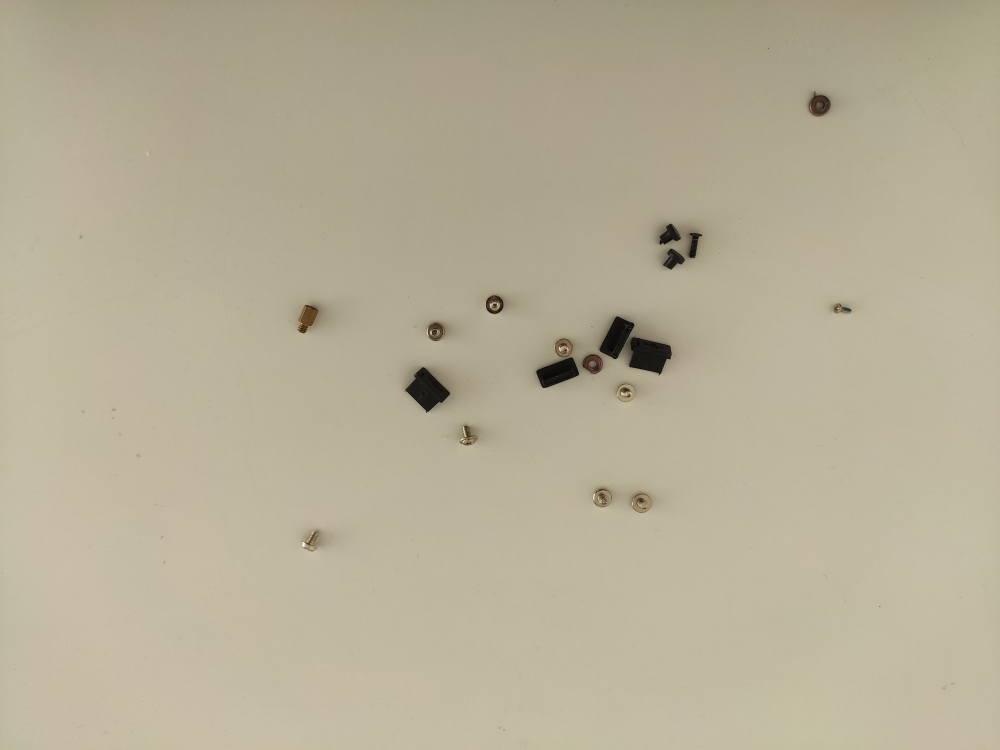
#> input picture imgs/img1.jpg, 4000 x 3000 px, found by its file name (shown at 1/4 size); its folder holds 5 pictures in this run
$ python hist.py
#> lines starting #> are read from the running program, lines starting #| are printed output that depends on the picture
#!/usr/bin/python3

import cv2 as cv
import numpy as np
from matplotlib import pyplot as plt
import os

def main():
    imgs_list = os.listdir("imgs")

    # for (i, img_file) in enumerate(imgs_list):
    # img = cv.imread(f"imgs/{img_file}")
    img = cv.imread(f"imgs/easy_samples/img1.jpg")
#> img is the input picture: shape (3000, 4000, 3); mean B, G, R 150.7, 175, 182.9
    # [7 lines of commented-out code are left out]

    show_histogram(img, fig=0)

def show_histogram(img, color="bgr", fig=None):
#> called with color = 'bgr', fig = 0
    img_rgb, img_hsv = convert_color(img, color)
#> in convert_color, `img_hsv = cv.cvtColor(img, cv.COLOR_BGR2HSV)`: img_hsv: shape (3000, 4000, 3); mean H, S, V 22.6, 45.3, 182.9
    h, s, v = cv.split(img_hsv)
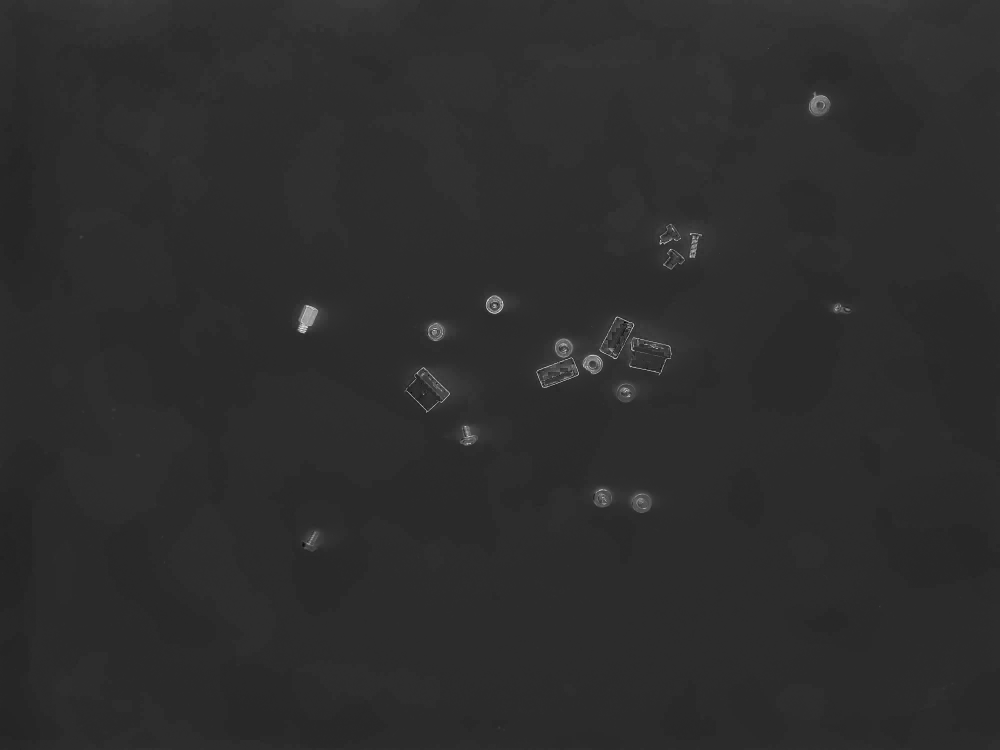
#> s: shape (3000, 4000) (shown at 1/4 size); min 0, max 255, mean 45.3
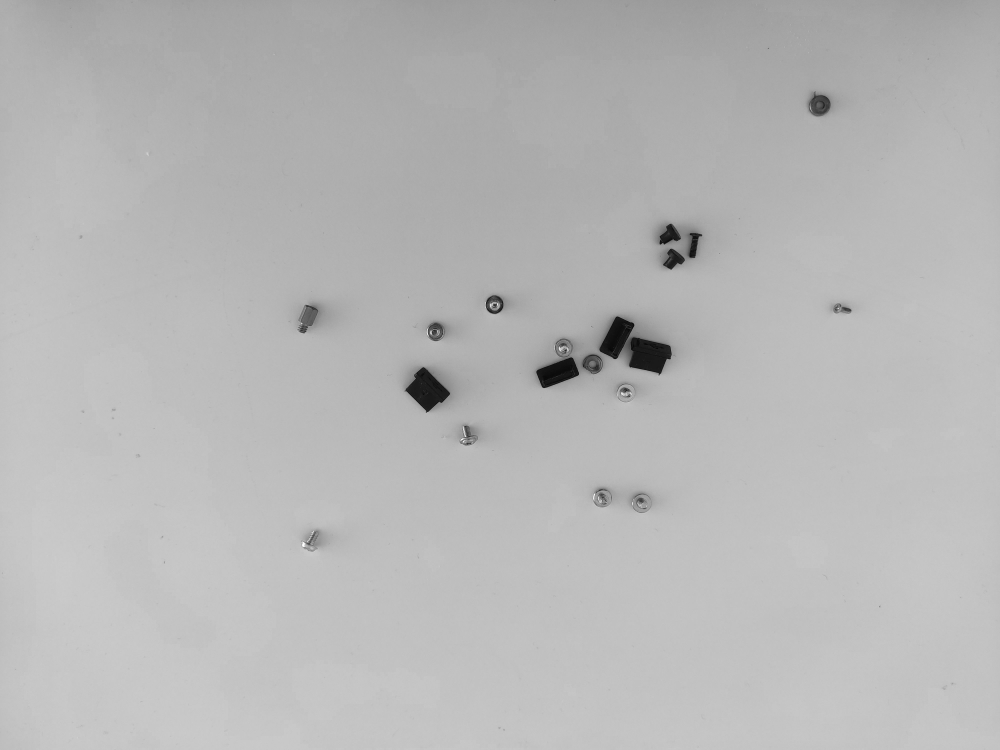
#> v: shape (3000, 4000) (shown at 1/4 size); min 1, max 255, mean 182.9

    plt.figure(fig)

    plt.subplot(2, 4, 1)
    plt.imshow(img_rgb)
    plt.axis("off")

    plt.subplot(2, 4, 2)
    plt.imshow(h, cmap="gray", vmax=180)
    plt.axis("off")

    plt.subplot(2, 4, 3)
    plt.imshow(s, cmap="gray")
    plt.axis("off")

    plt.subplot(2, 4, 4)
    plt.imshow(v, cmap="gray")
    plt.axis("off")

    plt.subplot(2, 4, 6)
    plt.hist(h.ravel(), 180, [0,180])

    plt.subplot(2, 4, 7)
    plt.hist(s.ravel(), 256, [0,256])

    plt.subplot(2, 4, 8)
    plt.hist(v.ravel(), 256, [0,256])

    plt.show()
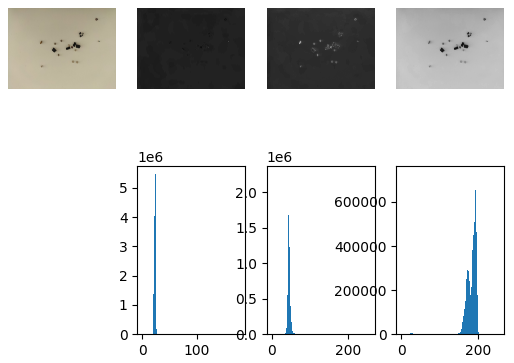
#> figure drawn by matplotlib, 7 panels; panel 5: tallest bar 5469115 high, from x = 24 to 25; panel 6: tallest bar 2252950 high, from x = 44 to 45; panel 7: tallest bar 726143 high, from x = 193 to 194

def get_histogram(img, color="bgr", normalize=False):
    img_rgb, img_hsv = convert_color(img, color)
    h, s, v = cv.split(img_hsv)

    h_hist = np.histogram(h.ravel(), 180, [0,180])
    s_hist = np.histogram(s.ravel(), 256, [0,256])
    v_hist = np.histogram(v.ravel(), 256, [0,256])

    if normalize:
        h_hist = (h_hist[0] / h_hist[0].max(), h_hist[1])
        s_hist = (s_hist[0] / s_hist[0].max(), s_hist[1])
        v_hist = (v_hist[0] / v_hist[0].max(), v_hist[1])

    return (h_hist, s_hist, v_hist)

def get_single_channel_histogram(channel, bins=256, normalize=False):
    hist = np.histogram(channel.ravel(), bins, [0,bins])[0]
    if normalize:
        hist = hist / hist.max()
    return hist

def convert_color(img, color="bgr"):
    if color == "bgr":
        img_hsv = cv.cvtColor(img, cv.COLOR_BGR2HSV)
        img_rgb = cv.cvtColor(img, cv.COLOR_BGR2RGB)
    if color == "hsv":
        img_hsv = img
        img_rgb = cv.cvtColor(img, cv.COLOR_HSV2RGB)
    return img_rgb, img_hsv

if __name__ == "__main__":
    main()
